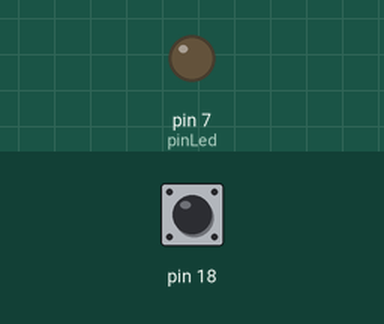
Bench run of a sketch on a simulated Arduino Mega 2560, built with avr-gcc and run on an emulated ATmega2560. Parts: output pins drawn as LEDs (lit = HIGH). The test bench sets the inputs (shaded band); at power-on: pin 18 HIGH.

Above: at 1.2 s.
1.3 s: pin 18 pulled LOW for 0.15 s
At 1.9 s:
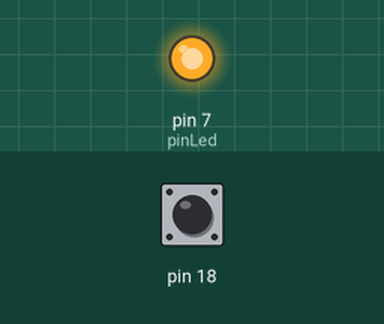
2.9 s: pin 18 pulled LOW for 3.2 s
At 4.3 s:
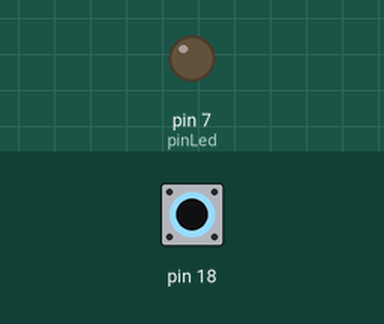
7.6 s: pin 18 pulled LOW for 1 s
At 7.9 s:
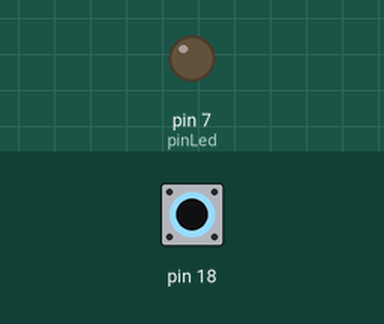
Timing chart, 0 to 10.6 s (numbered marks = the images above; inputs shaded):
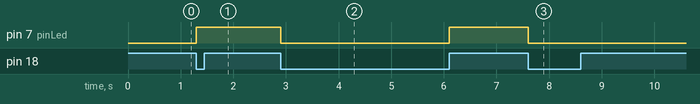

Measured:
- after the input at 1.3 s, pin 7 (pinLed): LOW → HIGH at once
- after the input at 2.9 s, pin 7 (pinLed): HIGH → LOW at once, → HIGH 3.2 s later
- after the input at 7.6 s, pin 7 (pinLed): HIGH → LOW at once

The sketch:

_020_dianfanguo_control_signal_interrupt.ino
```cpp
int pinSignalOutput=A2;
int pinLed=7;
bool pinBaowenPresssed=false;

// the following variables are long's because the time, measured in miliseconds,
// will quickly become a bigger number than can be stored in an int.
long lastDebounceTime = 0;  // the last time the output pin was toggled
long debounceDelay =1000;    // the debounce time; increase if the output flickers


void setup(){
  Serial.begin(9600);
  pinMode(pinLed, OUTPUT);

  digitalWrite(pinLed, LOW);

   //interrupt 5(pin 18 in arduino mega)
   pinMode(18, INPUT_PULLUP);
   attachInterrupt(5, userHandleRequest, CHANGE);
}

void loop(){
  if(pinBaowenPresssed)
      digitalWrite(pinLed, HIGH);
   else
     digitalWrite(pinLed, LOW);
}

//when dianfanguo baowen button pressed, analog value will be 647>1024/5, so it will be 1 when digitalRead, and will cause interrupt(change) happen.
void userHandleRequest()
{
  if ((millis() - lastDebounceTime) > debounceDelay)
  {
    pinBaowenPresssed=!pinBaowenPresssed;
    lastDebounceTime=millis();
  }
}
```
